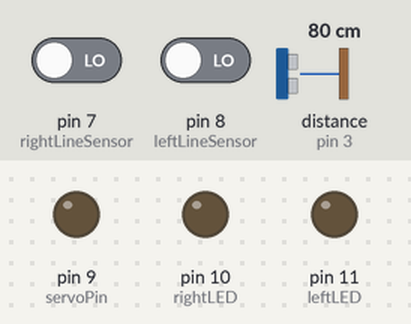
Bench run of a sketch on a simulated Arduino Uno, built with avr-gcc and run on an emulated ATmega328P. Parts: output pins drawn as LEDs (lit = HIGH). Wiring (inferred from the names in the program): ultrasonic range finder: trigger pin 2; echo pin 3. The inputs (shaded band) are chosen by the test bench; at power-on: pin 7 (rightLineSensor) LOW, pin 8 (leftLineSensor) LOW, distance to the obstacle (sensor on pin 3) 80 cm. The echo pulse lasts 58.3 µs per cm; pins used as bus, display or sensor lines are not drawn.

Above: at 1.2 s.
1.3 s: pin 7 (rightLineSensor) driven HIGH
At 2.1 s:
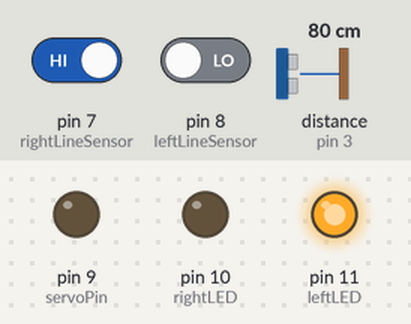
2.8 s: pin 7 (rightLineSensor) driven LOW
At 3.2 s:
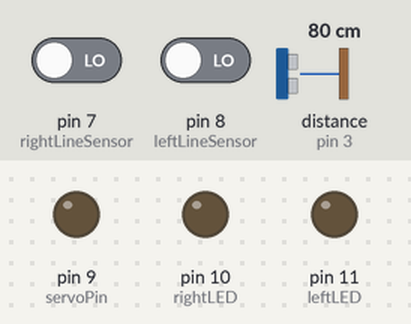
4.3 s: pin 8 (leftLineSensor) driven HIGH
At 5.5 s:
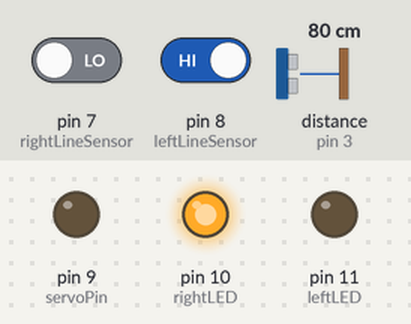
5.8 s: pin 8 (leftLineSensor) driven LOW
At 6.7 s:
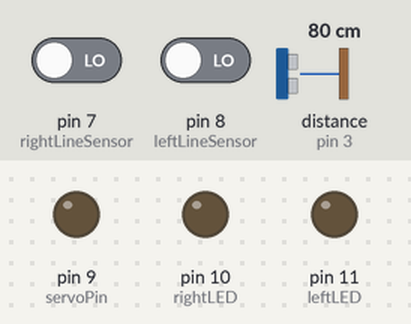
Timing chart, 0 to 8.3 s (numbered marks = the images above; inputs shaded):
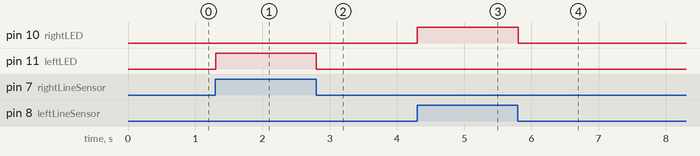

Measured:
- after the input at 1.3 s, pin 11 (leftLED): LOW → HIGH at once
- after the input at 2.8 s, pin 11 (leftLED): HIGH → LOW at once
- after the input at 4.3 s, pin 10 (rightLED): LOW → HIGH at once
- after the input at 5.8 s, pin 10 (rightLED): HIGH → LOW at once

The sketch:

chatGPT_reiterated_code.ino
```cpp
// Ultrasonic sensor pins
const int trigPin = 2;
const int echoPin = 3;

// Motor control pins
const int rightMotor = 5;
const int leftMotor = 6;

// Line sensor pins
const int rightLineSensor = 7;
const int leftLineSensor = 8;

// LED pins
const int rightLED = 10;
const int leftLED = 11;

// Servo control pin
const int servoPin = 9;

#include <Servo.h>
Servo myservo;
int angle = 0;

// start function to move the robot forward
void moveForward()
{
  digitalWrite(rightMotor, 1);
  digitalWrite(leftMotor, 1);
}

// stop function to stop the robot
void stop()
{
  digitalWrite(rightMotor, 0);
  digitalWrite(leftMotor, 0);
}

// left function to make the robot turn left and turn on the left LED
void turnLeft()
{
  digitalWrite(rightMotor, 1);
  digitalWrite(leftMotor, 0);
  digitalWrite(leftLED, 1);
}

// right function to make the robot turn right and turn on the right LED
void turnRight()
{
  digitalWrite(leftMotor, 1);
  digitalWrite(rightMotor, 0);
  digitalWrite(rightLED, 1);
}

// function for ultrasonic sensor
void checkDistance()
{
  digitalWrite(trigPin, HIGH);
  delayMicroseconds(10);
  digitalWrite(trigPin, LOW);

  int duration = pulseIn(echoPin, HIGH);

  int distance = (duration * 0.034) / 2;

  // if distance is less than or equal to 10 cm, turn on the LED
  if (distance <= 10 && distance != 0)
  {
    digitalWrite(13, 1);
  }
  else
  {
    digitalWrite(13, 0);
  }
}

void setup()
{
  pinMode(trigPin, OUTPUT);
  pinMode(echoPin, INPUT);
  pinMode(servoPin, OUTPUT);
  pinMode(rightLineSensor, INPUT);
  pinMode(leftLineSensor, INPUT);
  pinMode(rightLED, OUTPUT);
  pinMode(leftLED, OUTPUT);
}

void loop()
{
  // if both right and left sensors are on a line, move forward
  if (digitalRead(rightLineSensor) == 1 && digitalRead(leftLineSensor) == 1)
  {
    moveForward();
    digitalWrite(rightLED, 0);
    digitalWrite(leftLED, 0);
  }
  // if both right and left sensors are off the line, stop
  else if (digitalRead(rightLineSensor) == 0 && digitalRead(leftLineSensor) == 0)
  {
    stop();
    digitalWrite(rightLED, 0);
    digitalWrite(leftLED, 0);
  }
  // if only the right sensor is off the line, turn left
  else if (digitalRead(rightLineSensor) == 1 && digitalRead(leftLineSensor) == 0)
  {
    turnLeft();
  }
  // if only the left sensor is off the line, turn right
  else if (digitalRead(rightLineSensor) == 0 && digitalRead(leftLineSensor) == 1)
  {
    turnRight();
  }

  checkDistance();
}
```
